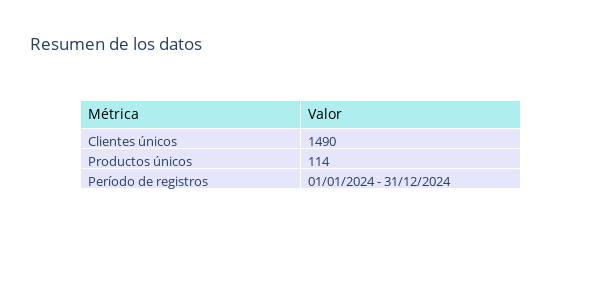

The cell this chart's notebook holds for it:
### Markdown cell above
### Clientes, productos y periodo

### Code cell
clientes_unicos = df['customer_id'].nunique()
productos_unicos = df['product_id'].nunique()
fecha_min = df['purchase_date'].min().strftime('%d/%m/%Y') #Esto es para que no salga la hora en la tabla
fecha_max = df['purchase_date'].max().strftime('%d/%m/%Y')
periodo = f"{fecha_min} - {fecha_max}"

fig = go.Figure(data=[go.Table(
    header=dict(
        values=["Métrica", "Valor"],
        fill_color='paleturquoise',
        align='left',
        font=dict(size=14, color='black')
    ),
    cells=dict(
        values=[
            ["Clientes únicos", "Productos únicos", "Período de registros"],
            [clientes_unicos, productos_unicos, periodo]
        ],
        fill_color='lavender',
        align='left',
        font=dict(size=13)
    )
)])

fig.update_layout(title="Resumen de los datos", width=600, height=300)
fig.show()

### Figure 1 — Plotly figure (JSON) as saved in the notebook; plotly's stock layout.template omitted (floating-point values rounded to 4 significant figures)
{"data": [{"cells": {"align": "left", "fill": {"color": "lavender"}, "font": {"size": 13}, "values": [["Clientes únicos", "Productos únicos", "Período de registros"], [1490, 114, "01/01/2024 - 31/12/2024"]]}, "header": {"align": "left", "fill": {"color": "paleturquoise"}, "font": {"color": "black", "size": 14}, "values": ["Métrica", "Valor"]}, "type": "table"}], "layout": {"height": 300, "title": {"text": "Resumen de los datos"}, "width": 600}}
